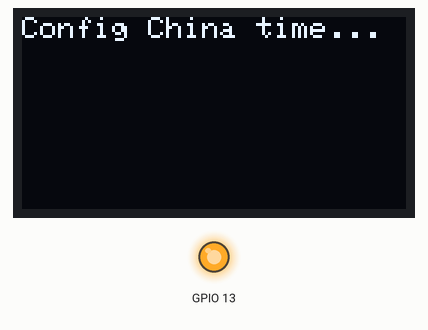
This sketch was run on a simulated ESP32. On the bench: 128×64 one-colour display, output pins drawn as LEDs (lit = HIGH). WiFi joins after 1.5 s; servers stay silent unless stated; the local clock reads 2024-03-15 10:24:30 at power-on unless the sketch sets it.

Above: at 3.4 s.
At 6.4 s:
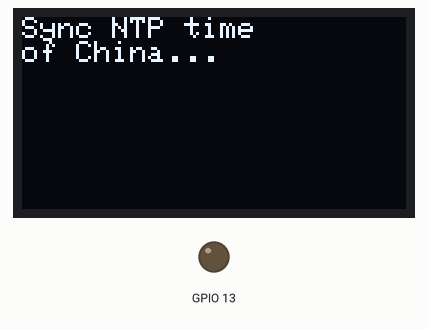
At 8.7 s:
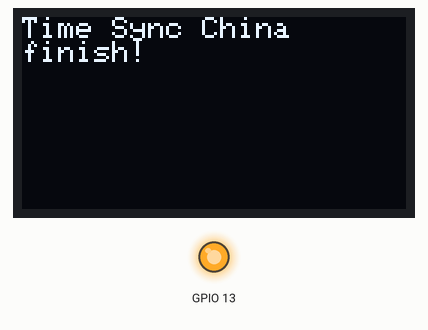
At 10.3 s:
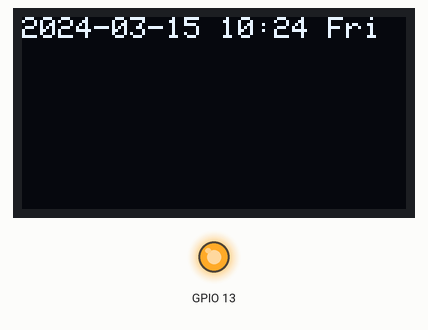
Timing chart, 0 to 11.8 s (numbered marks = the images above):
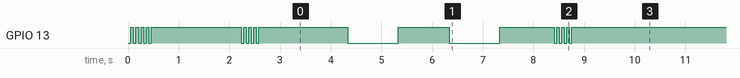

The sketch:

time.ino
```cpp
#include "easy_WiFi.h"

void setup() {
  connect("1206", "13867627688", 0x3C);
  init_time(ZH);
}

void loop() {
  write_time();
}
```

easy_WiFi.cpp
```cpp
#include "Arduino.h"
#include "WiFi.h"
#include "easy_WiFi.h"
#include "time.h"
#include "oled.h"

const char* ntpServer1 = "pool.ntp.org";
const char* ntpServer2 = "time.nist.gov";
const char* ntpServer3 = "cn.pool.ntp.org";

struct TimeZoneConfig {
  const char* posix_tz;
  const char* display_name;
  const char* time_format;
};

const TimeZoneConfig TZ_CHINA = {
  "CST-8",
  "China",
  "%Y-%m-%d %H:%M %a"
};

const TimeZoneConfig TZ_UK = {
  "GMT0BST,M3.5.0/1,M10.5.0/2",
  "UK",
  "%Y-%m-%d %H:%M %a"
};

const TimeZoneConfig TZ_US = {
  "EST5EDT,M3.2.0,M11.1.0",
  "USA",
  "%Y-%m-%d %H:%M %a"
};

TimeZoneConfig current_tz;

int counter = 0;

void printLocalTime(bool doDisplay) {
  struct tm timeinfo;
  if (!getLocalTime(&timeinfo)) {
    write("Get time failed!");
    if (doDisplay) displaying();
    return;
  }

  char output[50];

  strftime(output, sizeof(output), current_tz.time_format, &timeinfo);
  writeln(output);

  if (doDisplay) displaying();
}

void led(int pin) {
  for (int i = 0; i < 4; i++) {
    digitalWrite(pin, HIGH);
    delay(50);
    digitalWrite(pin, LOW);
    delay(50);
  }
  digitalWrite(pin, HIGH);
}

void led2(int pin) {
  digitalWrite(pin, LOW);
  delay(1000);
  digitalWrite(pin, HIGH);
  delay(1000);
}

void connect(const char* ssid, const char* password, uint8_t oled_addr) {
  init_OLED(oled_addr);
  pinMode(13, OUTPUT);

  WiFi.begin(ssid, password);
  write("WiFi Connecting...");
  displaying();

  led(13);
  delay(1700);

  while (WiFi.status() != WL_CONNECTED) {
    clear();
    write("WiFi Connecting...");
    displaying();
    led(13);
    delay(1700);
  }

  clear();
  writeln("WiFi Connect!");
  displaying();

  led(13);
  delay(700);
  clear();
}

void init_time(Country country) {
  switch(country) {
    case ZH:
      current_tz = TZ_CHINA;
      break;
    case UK:
      current_tz = TZ_UK;
      break;
    case US:
      current_tz = TZ_US;
      break;
    default:
      current_tz = TZ_CHINA;
  }

  write("Config ");
  write(current_tz.display_name);
  writeln(" time...");
  displaying();
  delay(1000);

  configTzTime(current_tz.posix_tz, ntpServer1, ntpServer2, ntpServer3);

  struct tm timeinfo;
  clear();
  writeln("Sync NTP time");
	write("of ");
  write(current_tz.display_name);
	writeln("...");
  displaying();

  led2(13);
  clear();

  int retry_count = 0;
  while (true) {
    led2(13);

    if(getLocalTime(&timeinfo)) {
      clear();
      write("Time Sync ");
      writeln(current_tz.display_name);
			writeln("finish!");
      displaying();
      led(13);
      delay(1500);
      clear();

      printLocalTime();
      break;
    }

    retry_count++;
    if (retry_count > 30) {
      clear();
      writeln("NTP Failed!");
      writeln(current_tz.display_name);
      displaying();
      led(13);
      delay(3000);
      break;
    }
  }
}

void write_time() {
  clear();
  printLocalTime();
  delay(1000);
}
```

easy_WiFi.h
```cpp
#ifndef EASY_WIFI_H
#define EASY_WIFI_H

#include "stdint.h"

enum Country {
  ZH,
  UK,
  US
};

void connect(const char* ssid, const char* password, uint8_t oled_addr);
void init_time(Country country);
void write_time();
void printLocalTime(bool doDisplay = true);

#endif
```

oled.cpp
```cpp
#include "Arduino.h"
#include "Wire.h"
#include "Adafruit_GFX.h"
#include "Adafruit_SSD1306.h"
#include "./oled.h"

#define SCREEN_WIDTH 128
#define SCREEN_HEIGHT 64
#define OLED_RESET -1

Adafruit_SSD1306 display(SCREEN_WIDTH, SCREEN_HEIGHT, &Wire, OLED_RESET);

void init_OLED(uint8_t I2C_ADDR) {
  Wire.begin();
  Serial.begin(115200);

  if(!display.begin(SSD1306_SWITCHCAPVCC, I2C_ADDR)) {
    Serial.println("OLED failed!");
    for(;;);
  }

  display.clearDisplay();
  display.setTextSize(1);
  display.setTextColor(SSD1306_WHITE);
  display.setCursor(0, 0);
}

void write(String Text) {
  display.print(Text);
}

void writeln(String Text) {
  display.println(Text);
}

void displaying() {
  display.display();
}

void clear() {
  display.clearDisplay();
  display.setCursor(0, 0);
}
```

oled.h
```cpp
#ifndef OLED_H
#define OLED_H

#include "Arduino.h"
#include "stdint.h"

void init_OLED(uint8_t I2C_ADDR);
void write(String Text);
void writeln(String Text);
void displaying();
void clear();

#endif
```

Measured:
- what the display in image 0 shows lasts 1.0 s, from 3.3 s to 4.3 s
- what the display in image 1 shows lasts 4.1 s, from 4.3 s to 8.4 s
- what the display in image 2 shows lasts 1.9 s, from 8.4 s to 10.3 s
